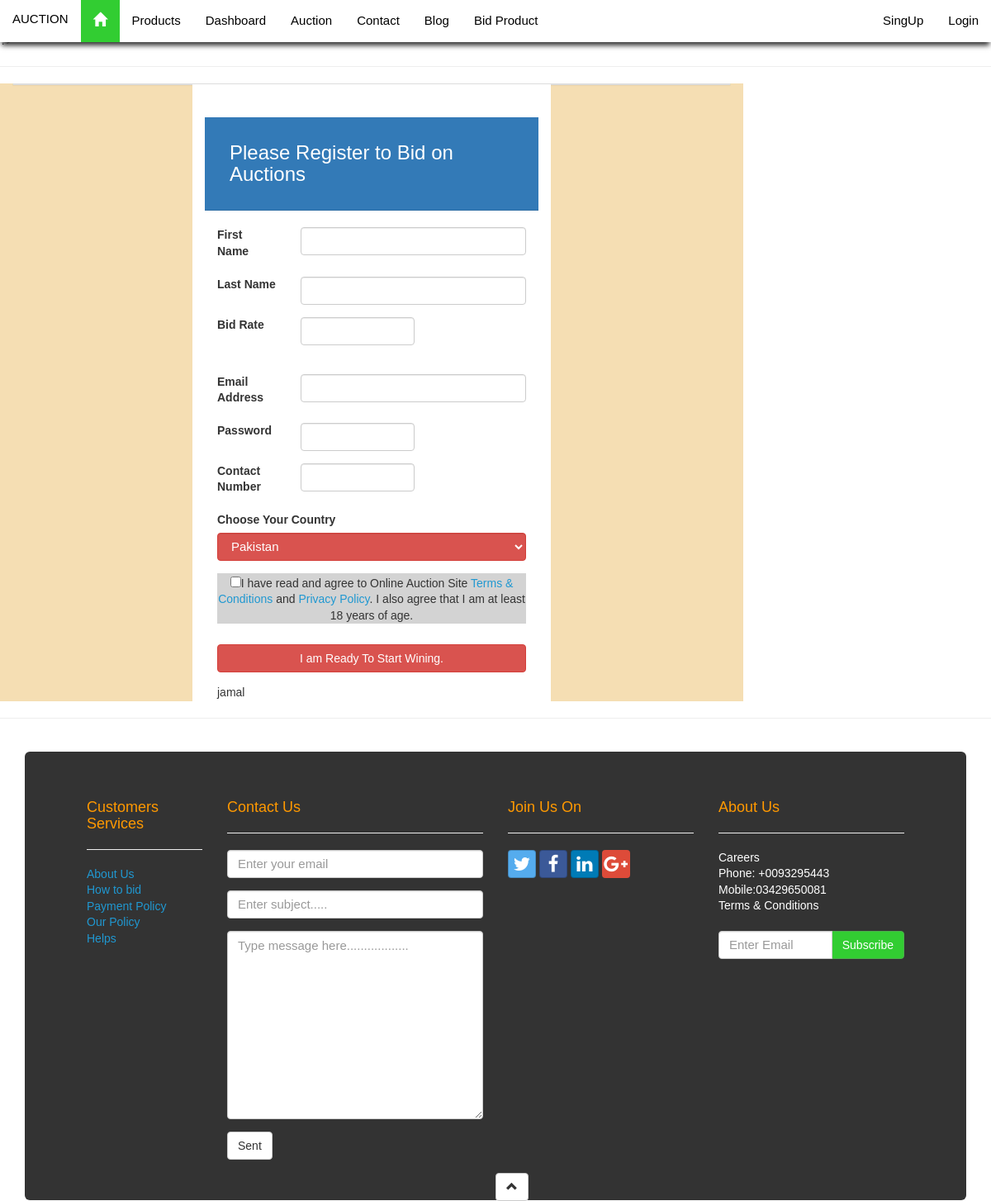
The page /bid_now.php?id=rizwadn@gmail.com on the database as committed earlier.
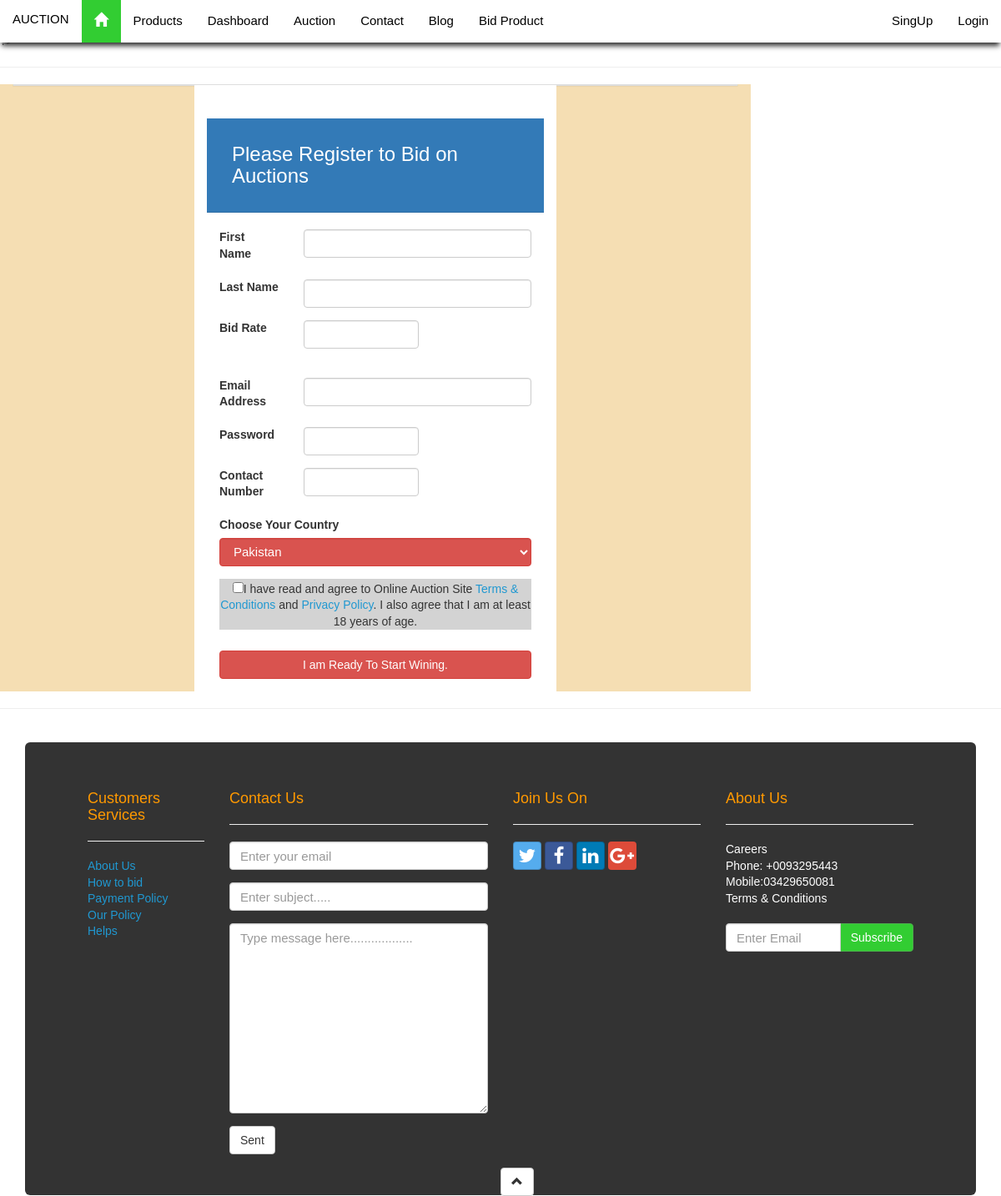
The same page on the database as committed later.
### tables this page shows
CREATE TABLE IF NOT EXISTS `bid_product` (
  `id` int(100) NOT NULL,
  `name` text NOT NULL,
  `email` varchar(100) NOT NULL,
  `contact_number` int(200) NOT NULL,
  `product_name` text NOT NULL,
  `product_image` varchar(100) NOT NULL,
  `product_descreption` text NOT NULL,
  `city` varchar(200) NOT NULL,
  `country` text NOT NULL,
  `product_category` text NOT NULL,
  `start_date` date NOT NULL,
  `end_date` date NOT NULL,
  `bedding_rate` int(100) NOT NULL,
  `status` text NOT NULL
);

### bid_now.php (the view, shortened to what this page needs)
<!DOCTYPE html>
<link rel="stylesheet" type="text/css" href="css/customize.css">
<html>
<head>
<?php require_once 'parts/header.php'; ?>
</head>
<body>
<?php require_once 'parts/nav.php';?>
<hr>
<container>
<div class="col-lg-9" style="background:wheat;">
  <div class="panel panel-default" style="background:yellow;">
   <div class="col-lg-6 col-lg-offset-3 " style="background:white" >
<div class="page-header btn-primary" style="padding:30px;"><h3>Please Register to Bid on Auctions</h3></div>
<div class="container-fluid">
   <form method="post" name="firm">
  <div class="form-group row">
    <label for="inputEmail3" class="col-sm-3 form-control-label">First Name</label>
    <div class="col-sm-9">
      <input type="text" class="form-control" name="first_name" id="inputEmail3" required>
    </div>
  </div>
  <div class="form-group row">
    <label for="inputEmail3" class="col-sm-3 form-control-label">Last Name</label>
    <div class="col-sm-9">
      <input type="text" class="form-control" name="last_name"  id="inputEmail3" required >
    </div>
  </div>
   <div class="form-group row">
    <label for="inputPassword3" class="col-sm-3 form-control-label">Bid Rate</label>
    <div class="col-sm-5">
      <input type="number" class="form-control" id="bid_rate" name="bid_rate" id="inputPassword3" required >
    </div>
  </div>
    <div class="bid_low "></div>
 <div class="form-group row">
    <label for="inputEmail3" class="col-sm-3 form-control-label">Email Address</label>
    <div class="col-sm-9">
      <input type="email" class="form-control" name="email"id="inputEmail3" required >
    </div>
  </div>
   <div class="form-group row">
    <label for="inputPassword3" class="col-sm-3 form-control-label">Password</label>
    <div class="col-sm-5">
      <input type="password" class="form-control" name="password" id="inputPassword3" required >
    </div>
  </div>
   <div class="form-group row">
    <label for="inputPassword3" class="col-sm-3 form-control-label">Contact Number</label>
    <div class="col-sm-5">
      <input type="number" class="form-control" name="contact" id="inputPassword3" required >
    </div>
  </div>
  <div class="form-group" >
  <label for="country">Choose Your Country </label>
           <select class="form-control btn-danger" name="country" style="font-size:15px;" id="country" name="table_type" required>
            <option><bolder>Pakistan</bolder></option>
           </select>
           </div>
    <div class="form-group" style="background:lightgrey;">
   <div class="text-center">
      <input type="checkbox" name="conformation" id="agree" value="agree">I have read and agree to Online Auction Site <a href="">Terms & Conditions</a> and <a href="">Privacy Policy</a>.
       I also agree that I am at least 18 years of age.</p>
     </div>
    </div>
    <div class="id" style="height:10px;"></div>
    <div class="form-group">
               <input type="submit" name="submit"  id="submit" value="I am Ready To Start Wining." class="btn btn-block btn-danger"></td></center>
  </div>
</form>
    <?php
     include('connect.php');
  $product_name=$_GET['id'];
       $q8=mysqli_query($con, "select * FROM bid_product where email='$product_name'");
   while($adc=mysqli_fetch_array( $q8)){
    echo $adc['name'];
   }
  ?>
</div>
 </div>
  </div>
</div>
</container>
<hr>
<div class="container padding-top">
<?php require_once 'parts/footer.php';?>
</body>
</html>

Rows that differ between the two databases and show on the page:
removed bid_product: name "jamal"
